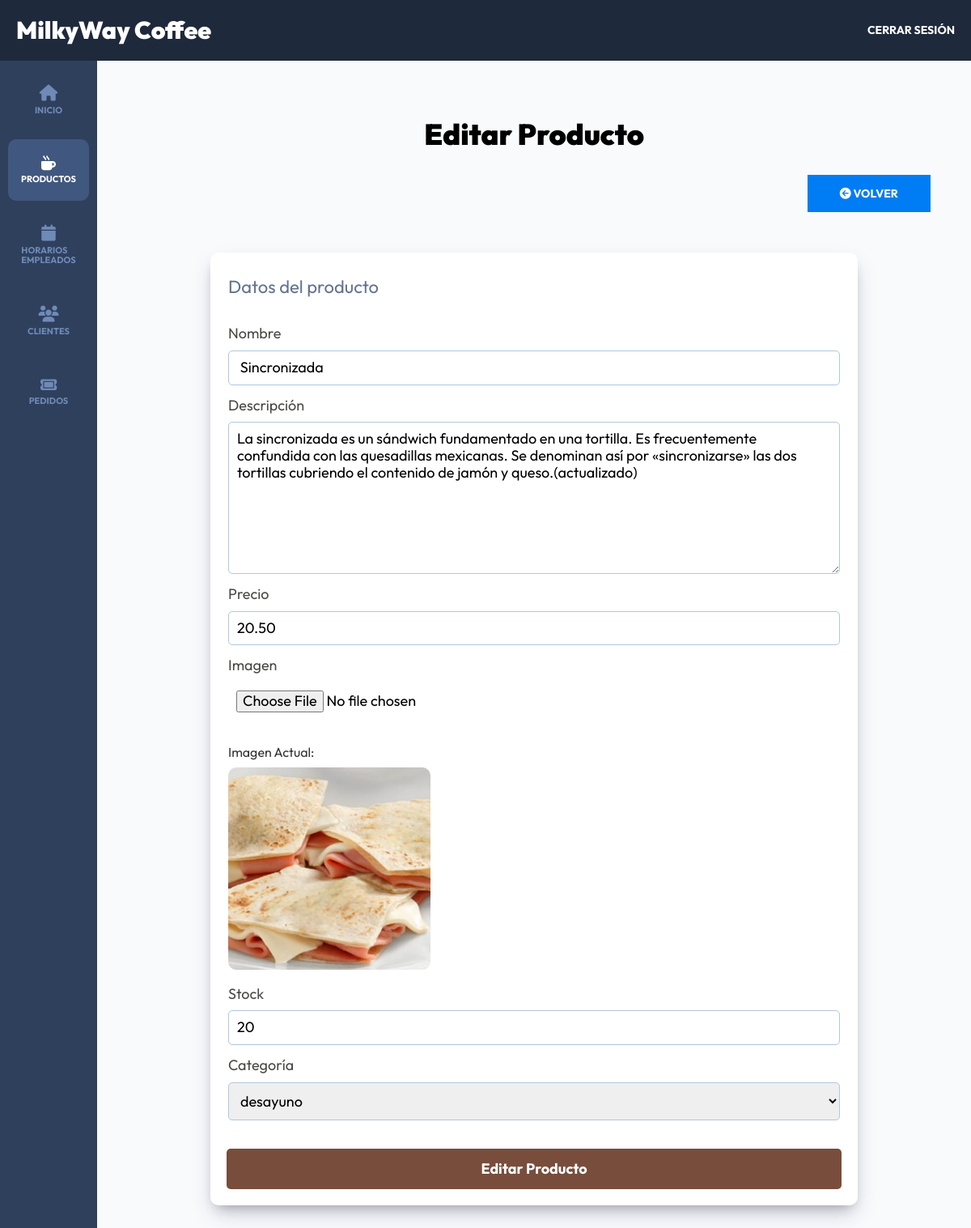
The app's page /admin/productos/editar?id=13 (signed in) with its own data.
### tables this page shows
CREATE TABLE `productos` (
  `id` int(11) NOT NULL AUTO_INCREMENT,
  `nombre` varchar(40) DEFAULT NULL,
  `descripcion` text DEFAULT NULL,
  `precio` decimal(10,2) DEFAULT NULL,
  `imagen` varchar(200) DEFAULT NULL,
  `stock` int(11) DEFAULT NULL,
  `categoria_id` int(11) NOT NULL,
  PRIMARY KEY (`id`)
);

CREATE TABLE `categorias` (
  `id` int(11) NOT NULL AUTO_INCREMENT,
  `nombre` varchar(45) DEFAULT NULL,
  PRIMARY KEY (`id`)
);

### controllers/ProductosController.php (called while the page is built, shortened)
<?php
class ProductosController {
    public static function editar(Router $router) {
        $alertas = [];
        $id = $_GET['id'];
        $id = filter_var($id, FILTER_VALIDATE_INT);
        $producto = Producto::find($id);
        $categorias = Categoria::all('ASC');
        $producto->imagen_actual = $producto->imagen;
        $router->render('admin/productos/editar', [
            'titulo' => 'Editar Producto',
            'alertas' => $alertas,
            'categorias' => $categorias,
            'producto' => $producto
        ]);
    }
}

### public/index.php (called while the page is built, shortened)
<?php
$router = new Router();
$router->get('/', [PaginasController::class, 'index']);
$router->get('/login', [AuthController::class, 'login']);
$router->post('/login', [AuthController::class, 'login']);
$router->post('/logout', [AuthController::class, 'logout']);
$router->get('/registro', [AuthController::class, 'registro']);
$router->post('/registro', [AuthController::class, 'registro']);
$router->get('/olvide', [AuthController::class, 'olvide']);
$router->post('/olvide', [AuthController::class, 'olvide']);
$router->get('/recuperar', [AuthController::class, 'reestablecer']);
$router->post('/recuperar', [AuthController::class, 'reestablecer']);
$router->get('/productos', [PaginasController::class, 'productos']);
$router->post('/productos/agregar-carrito', [PaginasController::class, 'agregarCarrito']);
$router->get('/pedidos', [PaginasController::class, 'carrito']);
$router->post('/pedidos/eliminar', [PaginasController::class, 'eliminar_carrito']);
$router->post('/pedidos/agregar-orden', [PaginasController::class, 'agregarOrden']);
$router->get('/pedidos/capture-order', [PaginasController::class, 'capturarOrden']);
$router->get('/pedidos/pagar', [PaginasController::class, 'pagar']);
$router->post('/pedidos/pagar', [PaginasController::class, 'pagar']);
$router->get('/pedidos/completado', [PaginasController::class, 'completado']);
$router->get('/mensaje', [AuthController::class, 'mensaje']);
$router->get('/confirmar-cuenta', [AuthController::class, 'confirmar']);
$router->get('/admin/dashboard', [DashboardController::class, 'index']);
$router->get('/admin/productos', [ProductosController::class, 'index']);
$router->get('/admin/productos/crear', [ProductosController::class, 'crear']);
$router->post('/admin/productos/crear', [ProductosController::class, 'crear']);
$router->get('/admin/productos/editar', [ProductosController::class, 'editar']);
$router->post('/admin/productos/editar', [ProductosController::class, 'editar']);
$router->post('/admin/productos/eliminar', [ProductosController::class, 'eliminar']);
$router->get('/admin/pedidos', [AdminPedidosController::class, 'index']);
$router->get('/admin/clientes', [CLientesController::class, 'index']);
$router->get('/admin/horarios', [ProductosController::class, 'index']);
$router->get('/finalizar-registro', [RegistroController::class, 'crear']);
$router->get('/api/productos',[APIController::class,'index']);
$router->post('/api/citas',[APIController::class,'guardar']);
$router->post('/api/eliminar',[APIController::class,'eliminar']);
$router->get('/nosotros', [PaginasController::class, 'nosotros']);
$router->get('/direccion', [PaginasController::class, 'direccion']);
$router->get('/404', [PaginasController::class, 'error']);
$router->comprobarRutas();

### models/ActiveRecord.php (called while the page is built, shortened)
<?php
class ActiveRecord {
    protected static $db;
    protected static $tabla = '';
    public static function setDB($database) {
        self::$db = $database;
    }
    public static function consultarSQL($query) {
        $resultado = self::$db->query($query);
        $array = [];
        while($registro = $resultado->fetch_assoc()) {
            $array[] = static::crearObjeto($registro);
        }
        return $array;
    }
    protected static function crearObjeto($registro) {
        $objeto = new static;
        foreach($registro as $key => $value ) {
            if(property_exists( $objeto, $key  )) {
                $objeto->$key = $value;
            }
        }
        return $objeto;
    }
    public static function all($orden = 'DESC') {
        $query = "SELECT * FROM " . static::$tabla . " ORDER BY id ${orden}";
        $resultado = self::consultarSQL($query);
        return $resultado;
    }
    public static function find($id) {
        $query = "SELECT * FROM " . static::$tabla  ." WHERE id = ${id}";
        $resultado = self::consultarSQL($query);
        return array_shift( $resultado ) ;
    }
}

### views/admin/productos/formulario.php (the view, shortened to what this page needs)
<fieldset class="formulario__fieldset">
    <legend class="formulario__legend">Datos del producto</legend>
    <div class="formulario__campo">
        <label for="nombre" class="formulario__label">Nombre</label>
        <input
            type="text"
            class="formulario__input"
            id="nombre"
            name="nombre"
            placeholder="Nombre Producto"
            value="<?php echo $producto->nombre ?? ''; ?>"
        >
    </div>
    <div class="formulario__campo">
        <label for="descripcion" class="formulario__label">Descripción</label>
        <textarea
            class="formulario__input"
            id="descripcion"
            name="descripcion"
            placeholder="Descripción Evento"
            rows="8"
        ><?php echo $producto->descripcion; ?></textarea>
    </div>
    <div class="formulario__campo">
        <label for="precio" class="formulario__label">Precio</label>
        <input
            type="number"
            min="0"
            class="formulario__input"
            id="precio"
            name="precio"
            placeholder="Ej. 20"
            step="0.01"
            value="<?php echo $producto->precio; ?>"
        >
    </div>
    <div class="formulario__campo">
        <label for="imagen" class="formulario__label">Imagen</label>
        <input
            type="file"
            class="formulario__input formulario__input--file"
            id="imagen"
            name="imagen"
        >
    </div>
    <?php if(isset($producto->imagen_actual)) { ?>
        <p class="formulario__texto">Imagen Actual:</p>
        <div class="formulario__imagen">
            <picture>
                <source srcset="<?php echo $_ENV['HOST'] . '/img/productos/' . $producto->imagen; ?>.webp" type="image/webp">
                <source srcset="<?php echo $_ENV['HOST'] . '/img/productos/' . $producto->imagen; ?>.png" type="image/png">
                <img src="<?php echo $_ENV['HOST'] . '/img/productos/' . $producto->imagen; ?>.png" alt="Imagen Producto">
            </picture>
        </div>
    <?php } ?>
    <div class="formulario__campo">
        <label for="stock" class="formulario__label">Stock</label>
        <input
            type="number"
            min="1"
            class="formulario__input"
            id="stock"
            name="stock"
            placeholder="Ej. 20"
            value="<?php echo $producto->stock; ?>"
        >
    </div>
    <div class="formulario__campo">
        <label for="categoria" class="formulario__label">Categoría</label>
        <select
            class="formulario__select"
            id="categoria"
            name="categoria_id"
        >
            <?php foreach($categorias as $categoria) { ?>
                <option <?php echo ($producto->categoria_id === $categoria->id) ? 'selected' : '' ?> value="<?php echo $categoria->id; ?>"><?php echo $categoria->nombre; ?></option>
            <?php } ?>
        </select>
    </div>
</fieldset>

### public/build/css/app.css (style rules this page uses)
html { line-height: 1.15; -webkit-text-size-adjust: 100%; }
body { margin: 0; }
img { border-style: none; }
button, input, optgroup, select, textarea { font-family: inherit; font-size: 100%; line-height: 1.15; margin: 0; }
button, input { overflow: visible; }
button, select { text-transform: none; }
fieldset { padding: 0.35em 0.75em 0.625em; }
legend { box-sizing: border-box; color: inherit; display: table; max-width: 100%; padding: 0; white-space: normal; }
textarea { overflow: auto; }
html { font-size: 62.5%; box-sizing: border-box; height: 100%; }
*, *:before, *:after { box-sizing: inherit; }
body { font-family: "Outfit", sans-serif; font-size: 1.8rem; }
img { width: 100%; height: auto; }
p { font-size: 16px; margin: 10px 0; color: #333; }
.formulario__fieldset { border: none; margin-top: 1rem; padding: 0; }
.formulario__legend { color: #64748B; font-size: 2.2rem; margin-bottom: 2rem; }
.formulario__campo { display: flex; flex-direction: column; gap: 1rem; margin: 1.5rem 0; }
.formulario__label { display: block; font-size: 1.8rem; color: rgba(26, 27, 21, 0.8); }
.formulario__input, .formulario__input--sociales, .formulario__select--sociales, .formulario__select { padding: 1rem; border: 1px solid #b1c7dd; border-radius: 0.5rem; }
.formulario__input--file, .formulario__select--file { border: none; }
.formulario__texto { margin-top: 3rem; }
.formulario__imagen { max-width: 20rem; }
.dashboard { height: 100%; display: flex; flex-direction: column; background-color: #F8FAFC; }
.dashboard__contenedor img, .dashboard__formulario img { width: 8rem; height: 8rem; border-radius: 1rem; }
.dashboard__formulario img { width: 25rem; height: 25rem; border-radius: 1rem; }

### records on screen
productos: nombre "Sincronizada", descripcion "La sincronizada es un sándwich fundamentado en una tortilla. Es frecuentemente confundida con las quesadillas mexicanas. Se denominan así por «sincronizarse» las dos tortillas cubriendo el contenido de jamón y queso.(actualizado)", precio "20.50", imagen (picture), stock "20", categoria_id "desayuno"

### other values on screen
$titulo "Editar Producto"
